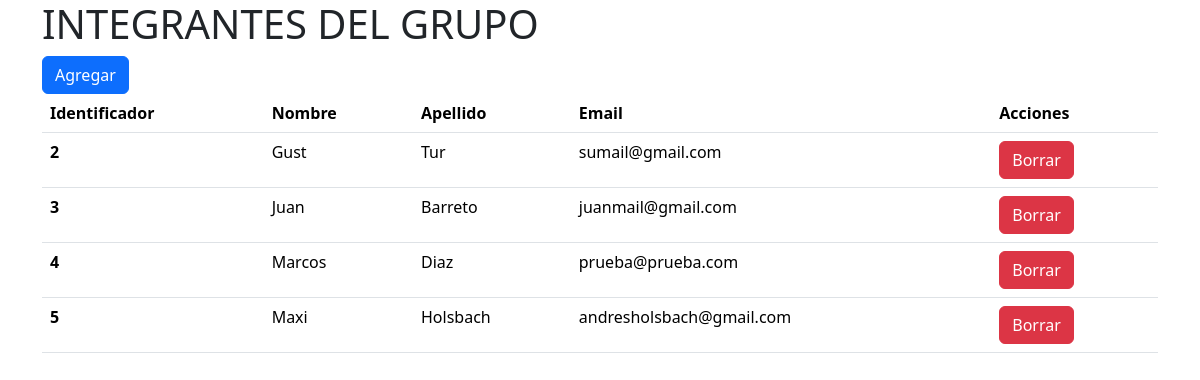
The app's page /grupo/, older data.
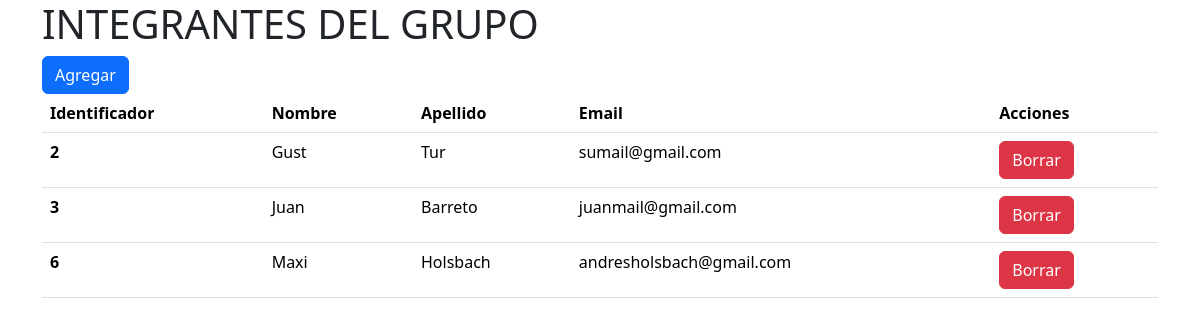
The same page, newer data.
### grupo/models.py (models this page shows)
class persona(models.Model):
    nombre = models.CharField(max_length=100)
    apellido = models.CharField(max_length=100)
    fecha_nacimiento = models.DateField()
    peso = models.IntegerField()
    altura = models.IntegerField()
    email = models.CharField(max_length=100)

### grupo/views.py (the view)
# urls.py: path('', views.index, name="index"),
def index(request):
    personas = persona.objects.all()
    plantilla = loader.get_template("grupo/index.html")
    context = {
        'personas' : personas,
    }
    return HttpResponse(plantilla.render(context, request))

### grupo/templates/grupo/index.html (shortened to what this page needs)
{% load bootstrap5 %}
{% bootstrap_css %}
<div class="container">
    <div class="row">
      <div class="col">
        <h1>INTEGRANTES DEL GRUPO</h1>
        {% url 'agregar' as agregar_url %}
        {% bootstrap_button "Agregar" size="sm" button_class="btn-primary" button_type="link" href=agregar_url %}
      </div>
      </div>
      <dov class="row">
      <div class="col">
        {% if personas %}
        <table class="table">
            <thead>
                <th scope="col">Identificador</th>
                <th scope="col">Nombre</th>
                <th scope="col">Apellido</th>
                <th scope="col">Email</th>
                <th scope="col">Acciones</th>
            </thead>
            {% for p in personas %}
            <tbody>
                <tr>
                    <th scope="row">{{p.id}} </th>
                    <td> {{p.nombre}} </td>
                    <td> {{p.apellido}} </td>
                    <td> {{p.email}} </td>
                    {% url 'borrar' identificador=p.id as borrar_url %}
                    <td>{% bootstrap_button "Borrar" size="sm" button_class="btn-danger" button_type="link" href=borrar_url %}</td>
                </tr>
            </tbody>
            {% endfor %}
        </table>
        {% else %}
            <p>No tienes integrantes cargados</p>
        {% endif %}
      </div>
    </div>

Row changes from the older to the newer data that the page shows:
removed persona: id "4", nombre "Marcos", apellido "Diaz", email "prueba@prueba.com", bootstrap_button "Borrar"
removed persona: id "5", nombre "Maxi", apellido "Holsbach", email "andresholsbach@gmail.com", bootstrap_button "Borrar"
added persona: id "6", nombre "Maxi", apellido "Holsbach", email "andresholsbach@gmail.com", bootstrap_button "Borrar"
